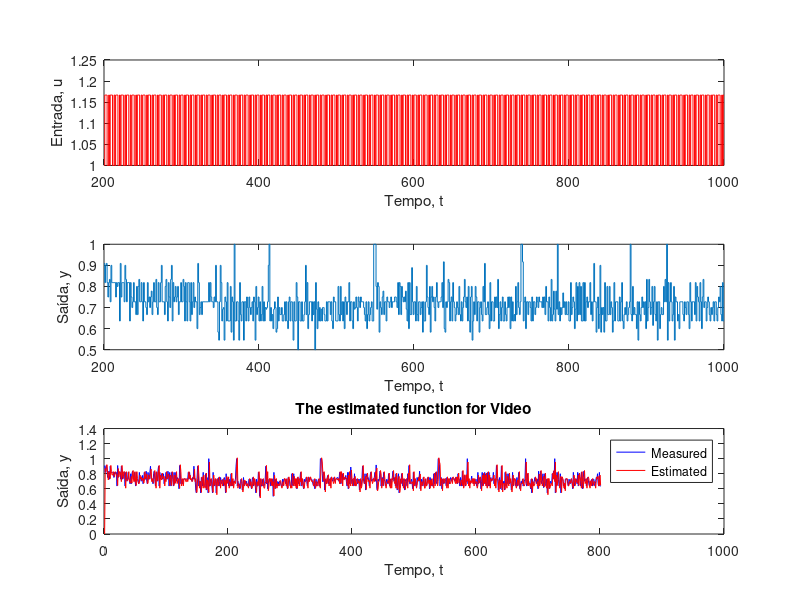
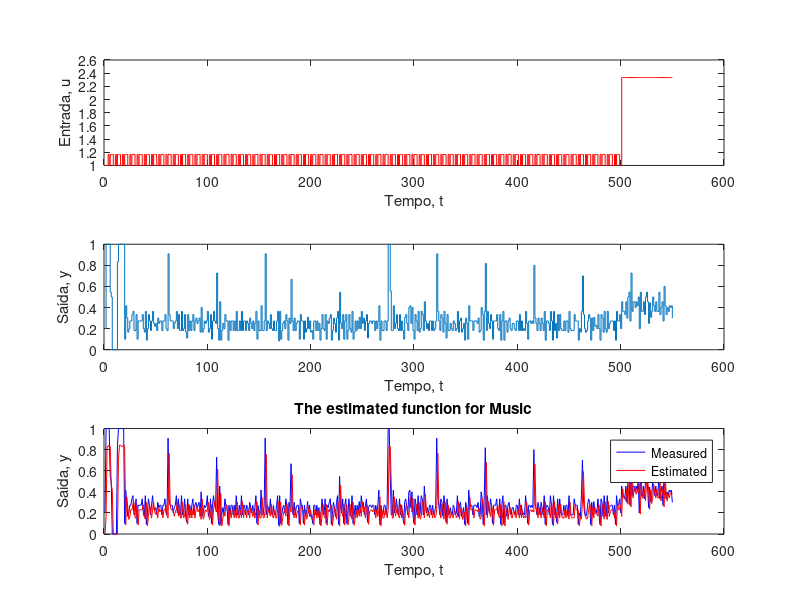
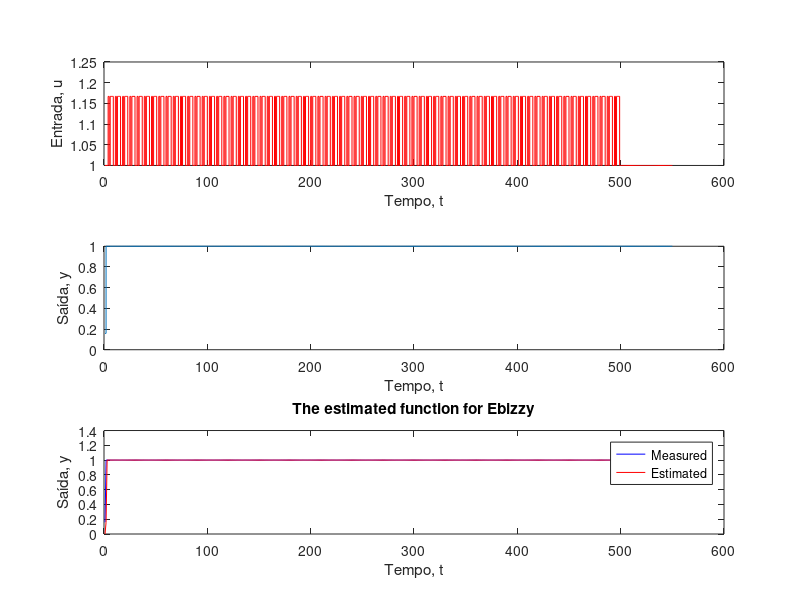
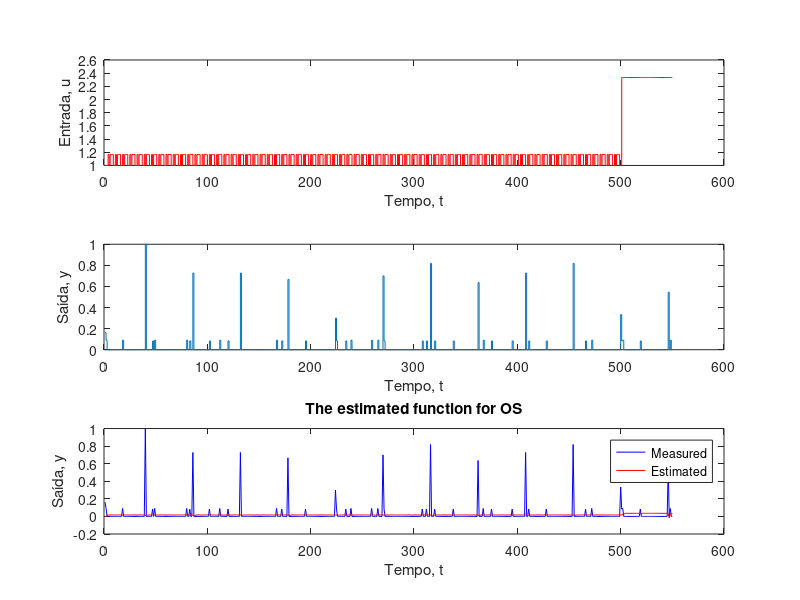

MATLAB code to generate these figures, in order:
%Nelson Campos
%This task estimates the percentage of the CPU of a computed excited with some loads (rendering a video, play a music, ...) 
%Details in the Systems_ID_Presentation.pdf

close all;
clear all;
clc;

% vetor de valores de potencia
dados=load('logIdentificacaoVideo.txt');
dados2=load('logIdentificacaoMusica.txt');
dados3=load('logIdentificacaoEbizzy.txt');
dados4=load('logIdentificacaoOS.txt');

%__________________________________________________________________________________________________________________________________
%For dados
intervalo = 200:1:1000;
intervalo2 = 1:length(dados4);

Tm = 1;
t=Tm * intervalo';

u = dados(intervalo,6);
y = dados(intervalo,7);



%Definition of the regression vector
phi = zeros(2,size(u,1));
for(k = 2:size(u,1))
    phi(1, k) = -y(k-1);
    phi(2, k) = -y(k-1)*u(k-1);
end

N = size(u,1);
%Definition of theta
%theta = (((sum(phi*phi'))/N).^-1).*(sum(phi*y)/N);
theta = inv(phi*phi')*(phi*y);
%theta = lsqnonneg(phi', y);

%From the obtained predictor
y2 = phi'*theta;

figure(1)
subplot(3,1,1)
stairs(t, u,'-r');
ylabel('Entrada, u')
xlabel('Tempo, t')
subplot(3,1,2)
stairs(t, y,'-');
ylabel('Saída, y')
xlabel('Tempo, t')
subplot(3,1,3)
plot(1:N, y, 'b-', 1:N, y2, 'r'), xlabel('Tempo, t'), ylabel('Saída, y'), legend('Measured', 'Estimated'), title('The estimated function for Video')

V1 = sum((y-y2).^2)/N
%__________________________________________________________________________________________________________________________________
%For dados2
intervalo2 = 1:length(dados2);

Tm = 1;
t=Tm * intervalo2';

u = dados2(intervalo2,6);
y = dados2(intervalo2,7);

%Definition of the regression vector
phi = zeros(2,size(u,1));
for(k = 2:size(u,1))
    phi(1, k) = -y(k-1);
    phi(2, k) = -y(k-1)*u(k-1);
end

N = size(u,1);
%Definition of theta
%theta = (((sum(phi*phi'))/N).^-1).*(sum(phi*y)/N);
theta = inv(phi*phi')*(phi*y);
%theta = lsqnonneg(phi', y);

%From the obtained predictor
y2 = phi'*theta;
figure(2)
subplot(3,1,1)
stairs(t, u,'-r');
ylabel('Entrada, u')
xlabel('Tempo, t')
subplot(3,1,2)
stairs(t, y,'-');
ylabel('Saída, y')
xlabel('Tempo, t')
subplot(3,1,3)
plot(1:N, y, 'b-', 1:N, y2, 'r'), xlabel('Tempo, t'), ylabel('Saída, y'), legend('Measured', 'Estimated'), title('The estimated function for Music')

V2 = sum((y-y2).^2)/N

%__________________________________________________________________________________________________________________________________
%For dados3
intervalo3 = 1:length(dados3);

Tm = 1;
t=Tm * intervalo3';

u = dados3(intervalo3,6);
y = dados3(intervalo3,7);

%Definition of the regression vector
phi = zeros(2,size(u,1));
for(k = 2:size(u,1))
    phi(1, k) = -y(k-1);
    phi(2, k) = -y(k-1)*u(k-1);
end

N = size(u,1);
%Definition of theta
%theta = (((sum(phi*phi'))/N).^-1).*(sum(phi*y)/N);
theta = inv(phi*phi')*(phi*y);
%theta = lsqnonneg(phi', y);

%From the obtained predictor
y2 = phi'*theta;
figure(3)
subplot(3,1,1)
stairs(t, u,'-r');
ylabel('Entrada, u')
xlabel('Tempo, t')
subplot(3,1,2)
stairs(t, y,'-');
ylabel('Saída, y')
xlabel('Tempo, t')
subplot(3,1,3)
plot(1:N, y, 'b-', 1:N, y2, 'r'), xlabel('Tempo, t'), ylabel('Saída, y'), legend('Measured', 'Estimated'), title('The estimated function for Ebizzy')

V3 = sum((y-y2).^2)/N
%__________________________________________________________________________________________________________________________________
%For dados4
intervalo4 = 1:length(dados4);

Tm = 1;
t=Tm * intervalo4';

u = dados4(intervalo4,6);
y = dados4(intervalo4,7);

%Definition of the regression vector
phi = zeros(2,size(u,1));
for(k = 3:size(u,1))
    phi(1, k) = -y(k-1);
    phi(2, k) = u(k-1);
    phi(3, k) = y(k-2)*u(k-1);
    phi(4, k) = y(k-1)*u(k-2);
end

N = size(u,1);
%Definition of theta
%theta = (((sum(phi*phi'))/N).^-1).*(sum(phi*y)/N);
theta = inv(phi*phi')*(phi*y);
%theta = lsqnonneg(phi', y);

%From the obtained predictor
y2 = phi'*theta;
figure(4)
subplot(3,1,1)
stairs(t, u,'-r');
ylabel('Entrada, u')
xlabel('Tempo, t')
subplot(3,1,2)
stairs(t, y,'-');
ylabel('Saída, y')
xlabel('Tempo, t')
subplot(3,1,3)
plot(1:N, y, 'b-', 1:N, y2, 'r'), xlabel('Tempo, t'), ylabel('Saída, y'), legend('Measured', 'Estimated'), title('The estimated function for OS')

V4 = sum((y-y2).^2)/N


